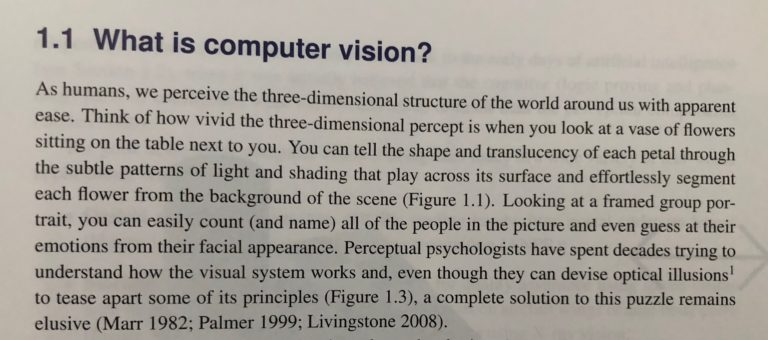
#> input picture pipeline/cv.jpg, 768 x 340 px
$ python -i improv.py   (imports and definitions only)   (older library calls are emulated)
#> lines starting #> are read from the running program, lines starting #| are printed output that depends on the picture
from skimage.filters import threshold_local
import numpy as np
import cv2
import imutils


# https://github.com/yardstick17/image_text_reader/blob/master/image_preprocessing/remove_noise.py

# [150 lines left out: functions _order_points_, four_point_transform, detect_edge, detect_contours, get_transform, deskew, not called in this run]


def remove_shadow(image):
    result_planes = []
    rgb_planes = cv2.split(image)

    for plan in rgb_planes:
        img_dilated = cv2.dilate(image, np.ones((7, 7), np.uint8))
        img_bg = cv2.medianBlur(img_dilated, 21)
        img_diff = 255 - cv2.absdiff(plane, img_bg)
        img_norm = cv2.normalize(
            img_diff, alpha=0, beta=255, norm_type=cv2.NORM_MINMAX, dtype=cv2.CV_8UC1)
        result_planes.append(img_diff)
    result = cv2.merge(result_planes)
    return result


# [42 lines left out: functions image_smoothening, remove_noise, kmeans, not called in this run]

>>> import cv2
>>> picture = cv2.imread('cv.jpg')
#> picture is the input picture: shape (340, 768, 3); mean B, G, R 152.8, 160.5, 165.7
#> the loop in remove_shadow, `for plan in rgb_planes:` made 1 pass
#> pass 1, in remove_shadow, `img_dilated = cv2.dilate(image, np.ones((7, 7), np.uint8))`:
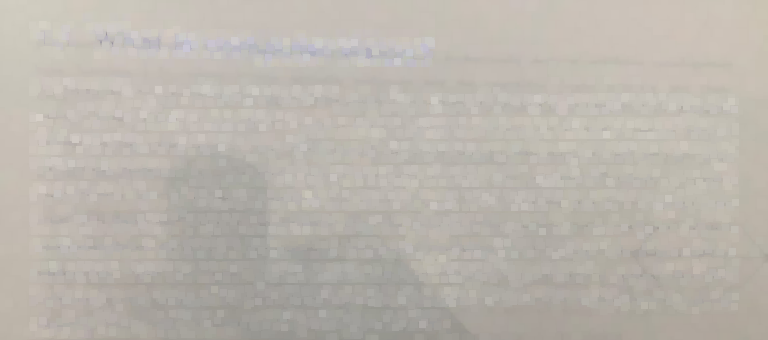
#> img_dilated: shape (340, 768, 3); mean B, G, R 173.6, 181.2, 186.5
#> after the loop in remove_shadow, `for plan in rgb_planes:`: result_planes = []
#> (the run stopped early here; a loop or call above may not have finished)
